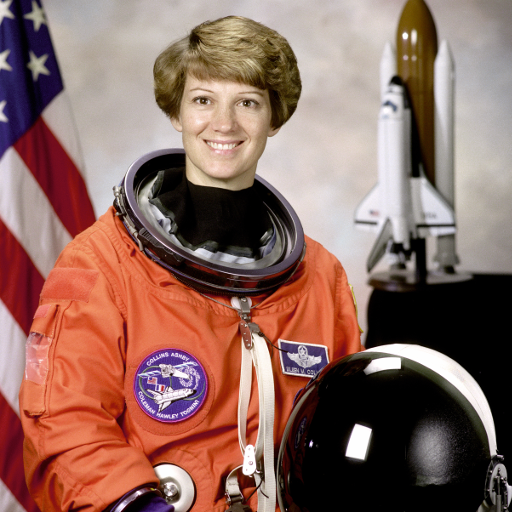
#> input picture assets/astronaut.png, 512 x 512 px
$ python -i synthetic.py   (imports and definitions only)
#> lines starting #> are read from the running program, lines starting #| are printed output that depends on the picture; after the words box and inside, x2 and y2 are one past the last pixel; in counts of white or black regions, pixels touching at a corner belong together
#> further down, picture is the input picture: shape (512, 512, 3); mean B, G, R 96.5, 105.8, 141.6
"""Synthetic test video: a still face photo with a known pulse and breathing
signal injected into the skin pixels.

This exists so you can check the whole pipeline (tracking -> ROI -> POS/CHROM
-> filtering -> BPM) end to end without a webcam or a dataset. It is far
cleaner than real video, so good numbers here do NOT prove real-world accuracy.
"""

from __future__ import annotations

from dataclasses import dataclass
from pathlib import Path
from typing import Iterator

import cv2
import numpy as np

DEFAULT_IMAGE = Path(__file__).resolve().parent.parent / "assets" / "astronaut.png"

# Relative pulsatile strength per channel (R, G, B); green is strongest.
# Values from the "pulse signature" used in the POS / PBV literature.
PULSE_SIGNATURE_RGB = np.array([0.33, 0.77, 0.53])


@dataclass
class SyntheticSpec:
    duration: float = 60.0
    fps: float = 30.0
    hr_bpm: float = 72.0
    hr_variation_bpm: float = 4.0  # slow sinusoidal drift around hr_bpm
    rr_bpm: float = 15.0
    pulse_amplitude: float = 0.006  # fractional skin-brightness change
    noise_sigma: float = 2.0  # per-pixel sensor noise (8-bit levels)
    shake: tuple[float, float] | None = (25.0, 29.0)  # seconds of vigorous head motion
    seed: int = 0

    def true_hr(self, t: np.ndarray | float) -> np.ndarray:
        return self.hr_bpm + self.hr_variation_bpm * np.sin(2 * np.pi * np.asarray(t) / 40.0)


def _skin_mask(img_bgr: np.ndarray) -> np.ndarray:
    ycrcb = cv2.cvtColor(img_bgr, cv2.COLOR_BGR2YCrCb)
#> ycrcb: shape (512, 512, 3); mean of channels 0, 1, 2 115.4, 146.6, 117.3
    m = cv2.inRange(ycrcb, (40, 135, 85), (255, 180, 135)).astype(np.float32) / 255
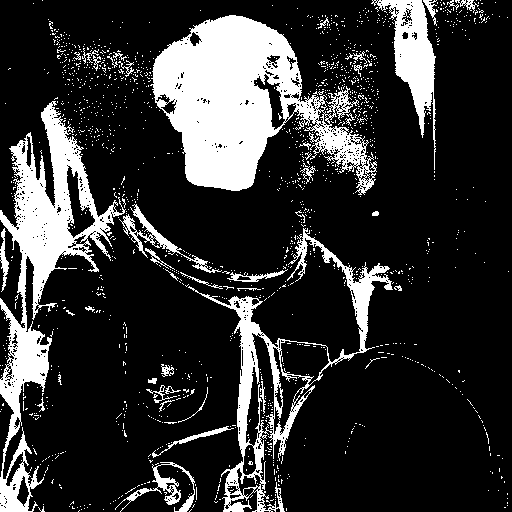
#> m: shape (512, 512) float32; values 0 (black) and 1 (white), 19.5% white; 1472 white regions (1430 under 20 px), largest, box (x1, y1, x2, y2) and area: (150, 15, 377, 195) 19750, (0, 101, 126, 512) 13256, (188, 228, 393, 512) 7265
    return cv2.GaussianBlur(m, (0, 0), 3)[..., None]
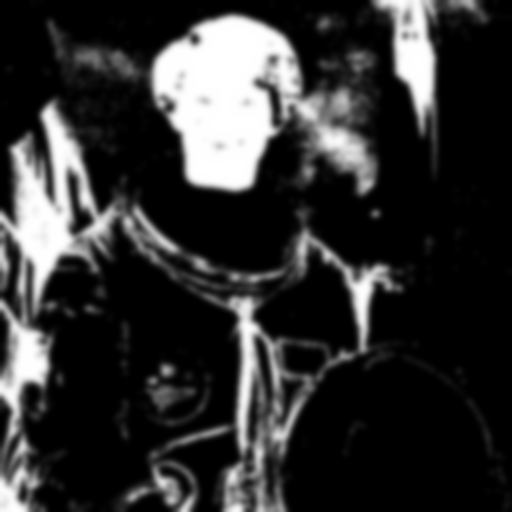
#> returned value: shape (512, 512, 1) float32; min 0, max 1, mean 0.195


def synthetic_frames(spec: SyntheticSpec | None = None, image: str | Path = DEFAULT_IMAGE) -> Iterator[tuple[float, np.ndarray]]:
    """Yield (t_seconds, BGR frame)."""
    spec = spec or SyntheticSpec()
    rng = np.random.default_rng(spec.seed)
    base = cv2.imread(str(image))
    if base is None:
        raise FileNotFoundError(image)
    base_f = base.astype(np.float32)
    skin = _skin_mask(base)
    sig_bgr = PULSE_SIGNATURE_RGB[::-1].astype(np.float32)
    h, w = base.shape[:2]

    n = int(spec.duration * spec.fps)
    t = np.arange(n) / spec.fps
    phase = 2 * np.pi * np.cumsum(spec.true_hr(t) / 60.0) / spec.fps
    # PPG-like waveform: fundamental + 2nd harmonic (dicrotic shape)
    pulse = np.sin(phase) + 0.35 * np.sin(2 * phase - 0.8)
    pulse /= np.abs(pulse).max()
    breath = np.sin(2 * np.pi * spec.rr_bpm / 60.0 * t)
    light = np.cumsum(rng.normal(0, 0.0004, n))  # slow illumination drift
    light -= np.convolve(light, np.ones(150) / 150, mode="same")
    # Pre-generated sensor-noise bank (fresh Gaussian noise per frame is slow).
    noise_bank = rng.normal(0, spec.noise_sigma, (16, h, w, 3)).astype(np.float32)

    for i in range(n):
        ti = t[i]
        # Blood absorbs light: more blood volume -> darker skin.
        gain = 1.0 - spec.pulse_amplitude * pulse[i] * sig_bgr - 0.002 * breath[i]
        frame = base_f * (1 + (gain - 1) * skin) * (1 + light[i])
        frame += np.roll(noise_bank[rng.integers(16)], rng.integers(h), axis=0)

        dx, dy = 0.0, 1.5 * breath[i]  # breathing moves the head slightly
        if spec.shake and spec.shake[0] <= ti < spec.shake[1]:
            dx += 18 * np.sin(2 * np.pi * 2.0 * ti)
            dy += 10 * np.sin(2 * np.pi * 1.3 * ti)
        M = np.float32([[1, 0, dx], [0, 1, dy]])
        frame = cv2.warpAffine(frame, M, (w, h), borderMode=cv2.BORDER_REFLECT)
        yield float(ti), np.clip(frame, 0, 255).astype(np.uint8)

>>> import cv2
>>> picture = cv2.imread('../assets/astronaut.png')
>>> result = _skin_mask(picture)
